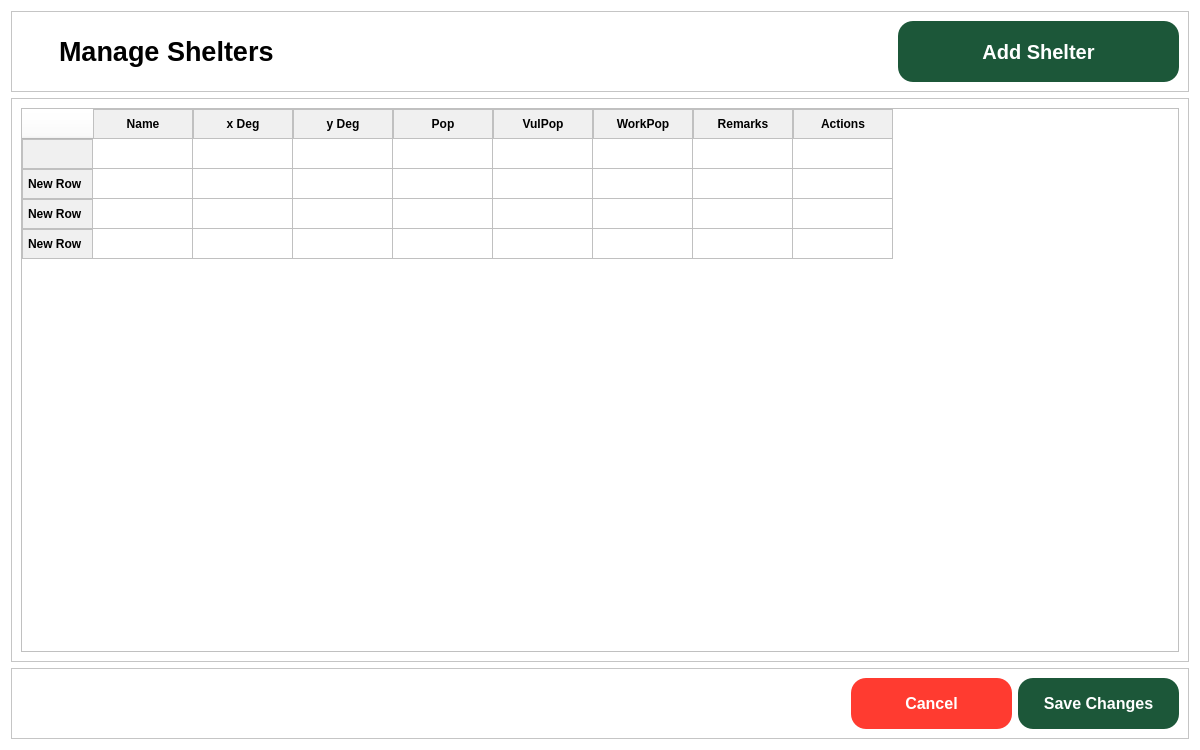
<?xml version="1.0" encoding="UTF-8"?>
<ui version="4.0">
 <class>entityManagementShelter</class>
 <widget class="QDialog" name="entityManagementShelter">
  <property name="geometry">
   <rect>
    <x>0</x>
    <y>0</y>
    <width>1200</width>
    <height>750</height>
   </rect>
  </property>
  <property name="windowTitle">
   <string>Dialog</string>
  </property>
  <property name="styleSheet">
   <string notr="true">* {
background-color: white;
}</string>
  </property>
  <layout class="QVBoxLayout" name="verticalLayout">
   <item>
    <widget class="QFrame" name="frame">
     <property name="frameShape">
      <enum>QFrame::StyledPanel</enum>
     </property>
     <property name="frameShadow">
      <enum>QFrame::Raised</enum>
     </property>
     <layout class="QHBoxLayout" name="horizontalLayout">
      <item>
       <widget class="QPushButton" name="ms_back_btn">
        <property name="cursor">
         <cursorShape>PointingHandCursor</cursorShape>
        </property>
        <property name="styleSheet">
         <string notr="true">QPushButton{
	background-color: none;
	border: none;
}</string>
        </property>
        <property name="text">
         <string/>
        </property>
        <property name="icon">
         <iconset resource="resources.qrc">
          <normaloff>:/ICONS/462547553_520698087383761_137860076397263527_n.png</normaloff>:/ICONS/462547553_520698087383761_137860076397263527_n.png</iconset>
        </property>
        <property name="iconSize">
         <size>
          <width>40</width>
          <height>40</height>
         </size>
        </property>
        <property name="checkable">
         <bool>true</bool>
        </property>
       </widget>
      </item>
      <item>
       <widget class="QLabel" name="label">
        <property name="font">
         <font>
          <pointsize>20</pointsize>
          <weight>75</weight>
          <bold>true</bold>
         </font>
        </property>
        <property name="text">
         <string>Manage Shelters</string>
        </property>
       </widget>
      </item>
      <item>
       <spacer name="horizontalSpacer">
        <property name="orientation">
         <enum>Qt::Horizontal</enum>
        </property>
        <property name="sizeHint" stdset="0">
         <size>
          <width>40</width>
          <height>20</height>
         </size>
        </property>
       </spacer>
      </item>
      <item>
       <widget class="QPushButton" name="ms_add_shelter_btn">
        <property name="minimumSize">
         <size>
          <width>281</width>
          <height>61</height>
         </size>
        </property>
        <property name="font">
         <font>
          <pointsize>15</pointsize>
          <weight>75</weight>
          <bold>true</bold>
         </font>
        </property>
        <property name="cursor">
         <cursorShape>PointingHandCursor</cursorShape>
        </property>
        <property name="styleSheet">
         <string notr="true">QPushButton {
    background-color: #1C5739;
    color: white;
    padding: 5px;
    border: none;
    border-radius: 15px;
}

QPushButton:hover {
    background-color: #25754c;
}

QPushButton:pressed {
    background-color: #1C5739;
}
</string>
        </property>
        <property name="text">
         <string>Add Shelter</string>
        </property>
        <property name="icon">
         <iconset resource="resources.qrc">
          <normaloff>:/ICONS/460625174_1063840541791504_8083137884705313080_n.png</normaloff>:/ICONS/460625174_1063840541791504_8083137884705313080_n.png</iconset>
        </property>
        <property name="iconSize">
         <size>
          <width>35</width>
          <height>35</height>
         </size>
        </property>
        <property name="checkable">
         <bool>true</bool>
        </property>
        <property name="default">
         <bool>false</bool>
        </property>
        <property name="flat">
         <bool>false</bool>
        </property>
       </widget>
      </item>
     </layout>
    </widget>
   </item>
   <item>
    <widget class="QFrame" name="frame_2">
     <property name="frameShape">
      <enum>QFrame::StyledPanel</enum>
     </property>
     <property name="frameShadow">
      <enum>QFrame::Raised</enum>
     </property>
     <layout class="QHBoxLayout" name="horizontalLayout_2">
      <item>
       <widget class="QTableWidget" name="shelterInfo_table">
        <property name="styleSheet">
         <string notr="true">QHeaderView::section {
    font-weight: bold;
    background-color: #F0F0F0;
    color: black;            
    padding: 5px;              
    border: 1px solid #C0C0C0;
}

QTableWidget {
    background-color: transparent;
    gridline-color: #C0C0C0;
    border: 1px solid #C0C0C0;
}

QTableWidget::item {
	background-color: white;
    padding: 5px;
}

QPushButton {
    background-color: transparent;
    border: none;
}

QPushButton:hover {
    background-color: #E8F4F8;
    border-radius: 5px;
}

QTableWidget::item:selected {
    background-color: #CCE7F0;
    color: black;
}
</string>
        </property>
        <property name="frameShadow">
         <enum>QFrame::Raised</enum>
        </property>
        <row>
         <property name="text">
          <string/>
         </property>
        </row>
        <row>
         <property name="text">
          <string>New Row</string>
         </property>
        </row>
        <row>
         <property name="text">
          <string>New Row</string>
         </property>
        </row>
        <row>
         <property name="text">
          <string>New Row</string>
         </property>
        </row>
        <column>
         <property name="text">
          <string>Name</string>
         </property>
        </column>
        <column>
         <property name="text">
          <string>x Deg</string>
         </property>
        </column>
        <column>
         <property name="text">
          <string>y Deg</string>
         </property>
        </column>
        <column>
         <property name="text">
          <string>Pop</string>
         </property>
        </column>
        <column>
         <property name="text">
          <string>VulPop</string>
         </property>
        </column>
        <column>
         <property name="text">
          <string>WorkPop</string>
         </property>
        </column>
        <column>
         <property name="text">
          <string>Remarks</string>
         </property>
        </column>
        <column>
         <property name="text">
          <string>Actions</string>
         </property>
        </column>
       </widget>
      </item>
     </layout>
    </widget>
   </item>
   <item>
    <widget class="QFrame" name="frame_3">
     <property name="sizePolicy">
      <sizepolicy hsizetype="Preferred" vsizetype="Minimum">
       <horstretch>0</horstretch>
       <verstretch>0</verstretch>
      </sizepolicy>
     </property>
     <property name="frameShape">
      <enum>QFrame::StyledPanel</enum>
     </property>
     <property name="frameShadow">
      <enum>QFrame::Raised</enum>
     </property>
     <layout class="QHBoxLayout" name="horizontalLayout_3">
      <item>
       <spacer name="horizontalSpacer_2">
        <property name="orientation">
         <enum>Qt::Horizontal</enum>
        </property>
        <property name="sizeHint" stdset="0">
         <size>
          <width>40</width>
          <height>20</height>
         </size>
        </property>
       </spacer>
      </item>
      <item>
       <widget class="QPushButton" name="ms_cancel_btn">
        <property name="minimumSize">
         <size>
          <width>161</width>
          <height>51</height>
         </size>
        </property>
        <property name="maximumSize">
         <size>
          <width>161</width>
          <height>51</height>
         </size>
        </property>
        <property name="font">
         <font>
          <pointsize>12</pointsize>
          <weight>75</weight>
          <bold>true</bold>
         </font>
        </property>
        <property name="cursor">
         <cursorShape>PointingHandCursor</cursorShape>
        </property>
        <property name="styleSheet">
         <string notr="true">QPushButton {
    background-color: #FF3B30;
    color: white;
    padding: 5px;
    border: none;
    border-radius: 15px;
}

QPushButton:hover {
    background-color: #FF5A4D;
}

QPushButton:pressed {
    background-color: #E63946;
}
</string>
        </property>
        <property name="text">
         <string>Cancel</string>
        </property>
       </widget>
      </item>
      <item>
       <widget class="QPushButton" name="ms_save_changes_btn">
        <property name="minimumSize">
         <size>
          <width>161</width>
          <height>51</height>
         </size>
        </property>
        <property name="maximumSize">
         <size>
          <width>161</width>
          <height>51</height>
         </size>
        </property>
        <property name="font">
         <font>
          <pointsize>12</pointsize>
          <weight>75</weight>
          <bold>true</bold>
         </font>
        </property>
        <property name="cursor">
         <cursorShape>PointingHandCursor</cursorShape>
        </property>
        <property name="styleSheet">
         <string notr="true">QPushButton {
    background-color: #1C5739;
    color: white;
    padding: 5px;
    border: none;
    border-radius: 15px;
}

QPushButton:hover {
    background-color: #25754c;
}

QPushButton:pressed {
    background-color: #1C5739;
}
</string>
        </property>
        <property name="text">
         <string>Save Changes</string>
        </property>
       </widget>
      </item>
     </layout>
    </widget>
   </item>
  </layout>
 </widget>
 <resources>
  <include location="resources.qrc"/>
 </resources>
 <connections/>
</ui>
